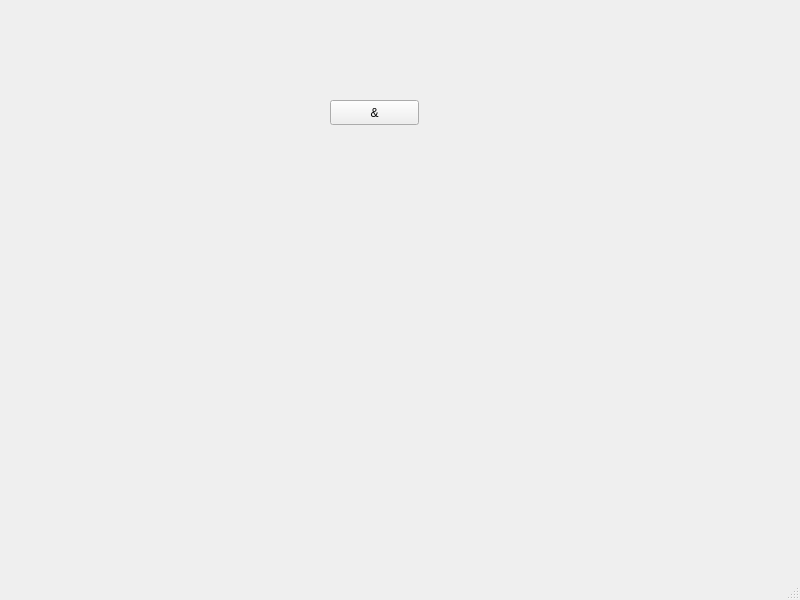
<?xml version="1.0" encoding="UTF-8"?>
<ui version="4.0">
 <class>MainWindow</class>
 <widget class="QMainWindow" name="MainWindow">
  <property name="geometry">
   <rect>
    <x>0</x>
    <y>0</y>
    <width>800</width>
    <height>600</height>
   </rect>
  </property>
  <property name="windowTitle">
   <string>MainWindow</string>
  </property>
  <widget class="QWidget" name="centralwidget">
   <widget class="QPushButton" name="pushButton">
    <property name="geometry">
     <rect>
      <x>330</x>
      <y>100</y>
      <width>89</width>
      <height>25</height>
     </rect>
    </property>
    <property name="text">
     <string>&amp;&amp;&amp;</string>
    </property>
   </widget>
  </widget>
  <widget class="QMenuBar" name="menubar">
   <property name="geometry">
    <rect>
     <x>0</x>
     <y>0</y>
     <width>800</width>
     <height>22</height>
    </rect>
   </property>
  </widget>
  <widget class="QStatusBar" name="statusbar"/>
 </widget>
 <resources/>
 <connections/>
</ui>
